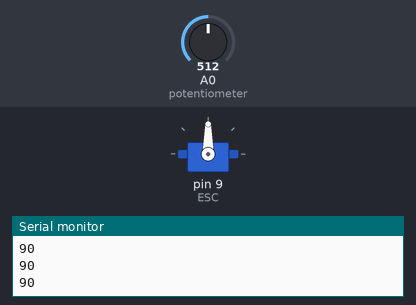
A sketch run on a simulated Arduino Uno, built with avr-gcc and run on an emulated ATmega328P. Parts: servo, the last lines printed to the serial monitor. The test bench sets the inputs (shaded band); at power-on: A0 (potentiometer) = 512.

Above: at 1.2 s.
1.3 s: A0 (potentiometer) set to 716
At 2.1 s:
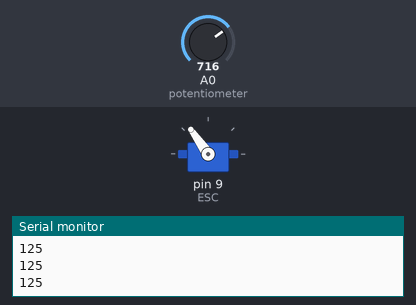
2.8 s: A0 (potentiometer) set to 900
At 3.5 s:
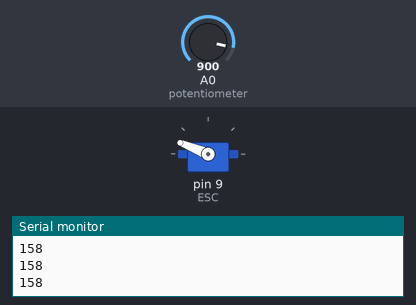
4.3 s: A0 (potentiometer) set to 1023
At 5.5 s:
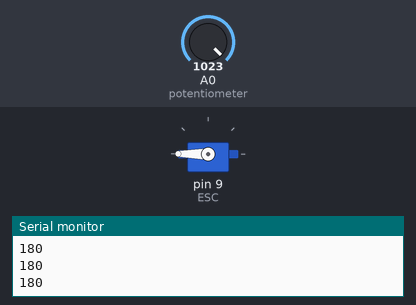
5.8 s: A0 (potentiometer) set to 306
At 6.8 s:
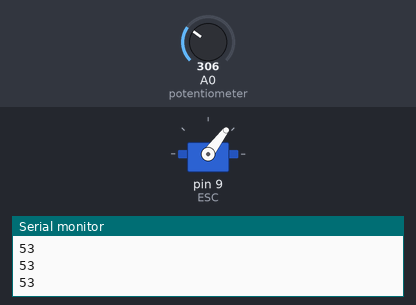
7.3 s: A0 (potentiometer) set to 122
At 7.9 s:
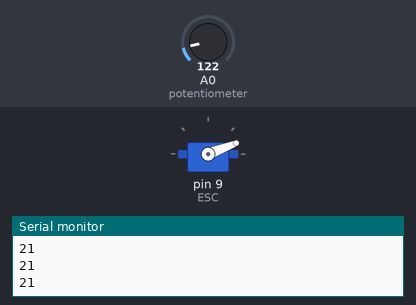
8.8 s: A0 (potentiometer) set to 0
At 10.2 s:
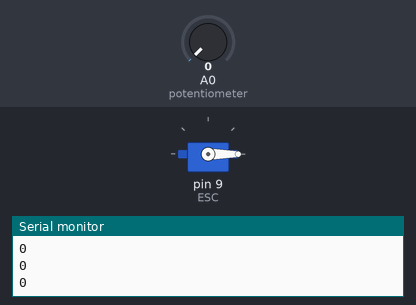
Timing chart, 0 to 11.3 s (numbered marks = the images above; inputs shaded):
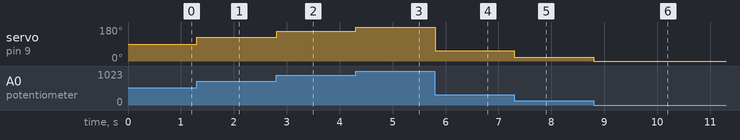

Measured:
- after the input at 1.3 s, servo on pin 9 (ESC): 90° → 125° at once
- after the input at 2.8 s, servo on pin 9 (ESC): 125° → 158° at once
- after the input at 4.3 s, servo on pin 9 (ESC): 158° → 180° at once
- after the input at 5.8 s, servo on pin 9 (ESC): 180° → 53° at once
- after the input at 7.3 s, servo on pin 9 (ESC): 53° → 21° at once
- after the input at 8.8 s, servo on pin 9 (ESC): 21° → 0° at once

The sketch:

ESC_Control_2.ino
```cpp
#include <Servo.h>
Servo ESC;     // create servo object to control the ESC
int potValue;  // value from the analog pin

void setup()
{
  // Attach the ESC on pin 9
  ESC.attach(9,1000,2000); // (pin, min pulse width, max pulse width in microseconds)
  Serial.begin(9600);
}

void loop()
{
  potValue = analogRead(A0);   // reads the value of the potentiometer (value between 0 and 1023)
  potValue = map(potValue, 0, 1023, 0, 180);   // scale it to use it with the servo library (value between 0 and 180)
  ESC.write(potValue);    // Send the signal to the ESC
  Serial.println(potValue);
  Serial.println("\n");
}
```
